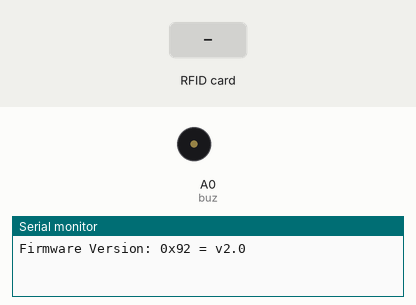
This sketch was run on a simulated Arduino Uno, built with avr-gcc and run on an emulated ATmega328P. Shown: buzzer (waves = sounding, pin HIGH), the last lines printed to the serial monitor. The test bench sets the inputs (shaded band). Pins used as bus, display or sensor lines are not drawn.

Above: at 1.7 s.
1.8 s: RFID card 87 0E FB 16 held to the reader
At 1.96 s:
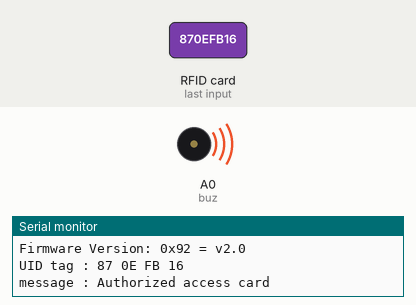
3.4 s: RFID card 87 8D FB 16 held to the reader
At 4.7 s:
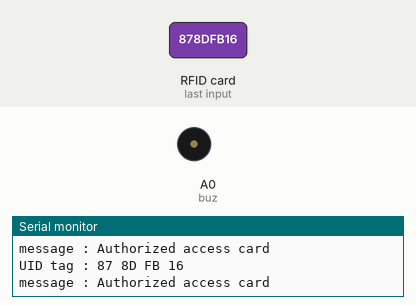
5.0 s: RFID card 57 60 4B 18 held to the reader
At 5.37 s:
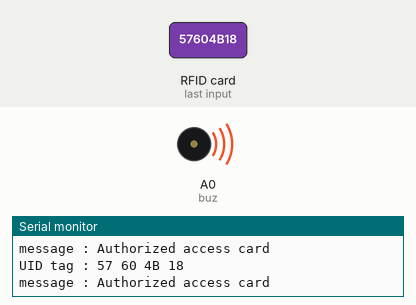
Timing chart, 0 to 8.0 s (numbered marks = the images above; inputs shaded):
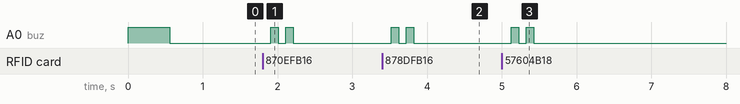

The sketch:

Rfid_product_Gatepass.ino
```cpp
//*************Automatic Smart Cart*****************//
//*******Group Members:HAMZA ARIF ;BILAL AHMED  | AHMED ALI RAZA*******//
//****PIN CONFIGURATION****//
//   COMPONENT  ARDUINO_PIN
//   RST/Reset   RST    D9
//   SPI SS      SDA    D10
//   SPI MOSI    MOSI   D11
//   SPI MISO    MISO   D12
//   SPI SCK     SCK    D13
//   Buzzer             A0


#include <SPI.h>
#include <MFRC522.h>

#define RST_PIN         9
#define SS_PIN          10
MFRC522 mfrc522(SS_PIN, RST_PIN);
#define buz A0

void setup() {
   Serial.println("Automatic Smart Cart");
   Serial.print("****Iqra University****");

  Serial.begin(9600);

  pinMode(buz, OUTPUT);
  digitalWrite(buz, HIGH);
  delay(500);
  while (!Serial);
  SPI.begin();
  mfrc522.PCD_Init();
  delay(4);
  mfrc522.PCD_DumpVersionToSerial();
  digitalWrite(buz, LOW);
}


void loop()
{

  if ( ! mfrc522.PICC_IsNewCardPresent())
  {
    return;
  }
  if ( ! mfrc522.PICC_ReadCardSerial())
  {
    return;
  }
  Serial.print("UID tag :");
  String content= "";
  byte letter;
  for (byte i = 0; i < mfrc522.uid.size; i++)
  {
     Serial.print(mfrc522.uid.uidByte[i] < 0x10 ? " 0" : " ");
     Serial.print(mfrc522.uid.uidByte[i], HEX);
     content.concat(String(mfrc522.uid.uidByte[i] < 0x10 ? " 0" : " "));
     content.concat(String(mfrc522.uid.uidByte[i], HEX));
  }
  Serial.println();
  Serial.print("message : ");
  content.toUpperCase();

   delay(100);
if (content.substring(1) == "87 0E FB 16")
  {
   Serial.println("Authorized access card");
   digitalWrite(buz, HIGH);
   delay(100);
   digitalWrite(buz, LOW);
   delay(100);
   digitalWrite(buz, HIGH);
   delay(100);
   digitalWrite(buz, LOW);
  }
if (content.substring(1) == "87 8D FB 16")
  {
    Serial.println("Authorized access card");
   digitalWrite(buz, HIGH);
   delay(100);
   digitalWrite(buz, LOW);
   delay(100);
   digitalWrite(buz, HIGH);
   delay(100);
   digitalWrite(buz, LOW);
  }

if (content.substring(1) == "57 60 4B 18")
  {
    Serial.println("Authorized access card");
   digitalWrite(buz, HIGH);
   delay(100);
   digitalWrite(buz, LOW);
   delay(100);
   digitalWrite(buz, HIGH);
   delay(100);
   digitalWrite(buz, LOW);
  }


if (content.substring(1) != "57 60 4B 18" && content.substring(1) != "87 8D FB 16" && content.substring(1) != "87 0E FB 16")
{
  Serial.println("Unautorized User");
  digitalWrite(buz, HIGH);
   delay(1000);
   digitalWrite(buz, LOW);
   delay(100);
   digitalWrite(buz, HIGH);
   delay(1000);
   digitalWrite(buz, LOW);
   delay(100);
   digitalWrite(buz, HIGH);
   delay(1000);
   digitalWrite(buz, LOW);
   delay(100);


}

}
```

Measured:
- after the input at 1.8 s, A0 (buz): alternates HIGH for 0.10 s and LOW for 0.10 s, 4 changes in all, then stays LOW, starting after 0.11 s
- after the input at 3.4 s, A0 (buz): alternates HIGH for 0.10 s and LOW for 0.10 s, 4 changes in all, then stays LOW, starting after 0.12 s
- after the input at 5.0 s, A0 (buz): alternates HIGH for 0.10 s and LOW for 0.10 s, 4 changes in all, then stays LOW, starting after 0.13 s
